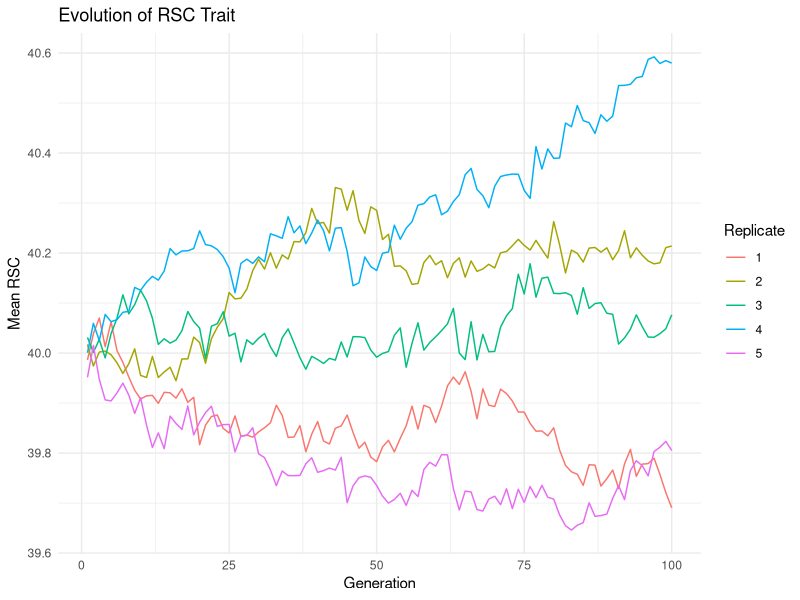
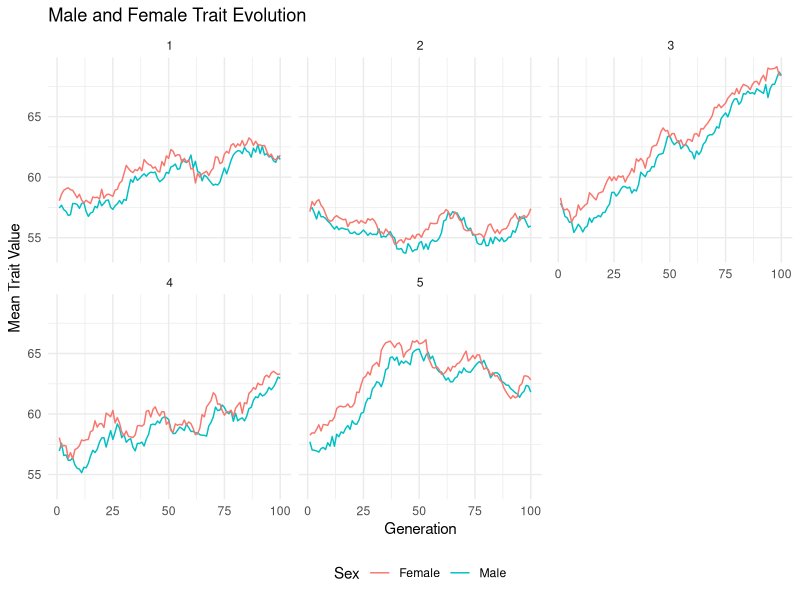
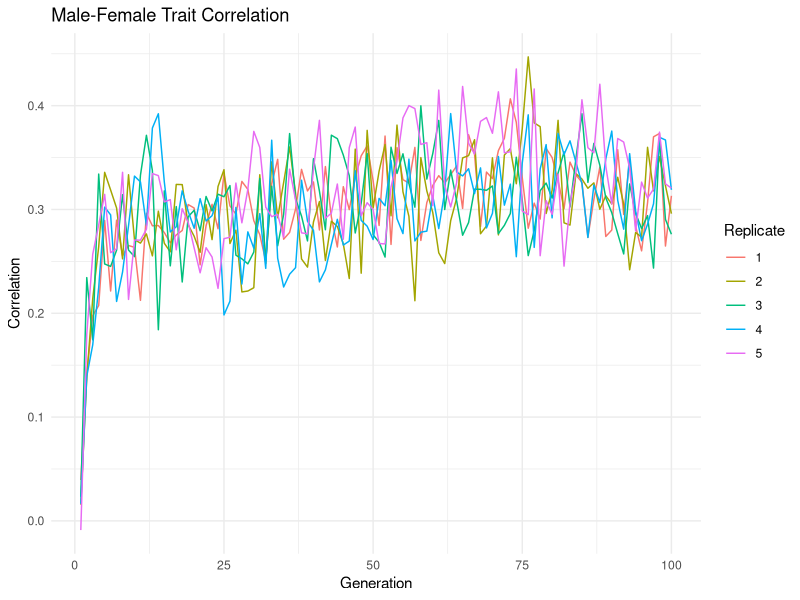

The R script that drew these images, in order:
# Load required libraries
library(ggplot2)
library(dplyr)
library(tidyr)

# Check if the file exists
if (!file.exists("test_simulation_results.csv")) {
  stop("Error: test_simulation_results.csv not found in the current directory")
}

# Read the data
simulation_data <- read.csv("test_simulation_results.csv")

# Print the structure of the data to verify it loaded correctly
print("Data structure:")
str(simulation_data)

# Create plots directory if it doesn't exist
dir.create("plots", showWarnings = FALSE)

# 1. Plot Mean RSC over generations
p1 <- ggplot(simulation_data, aes(x=Generation, y=MeanRSC, color=factor(Rep))) +
  geom_line() +
  theme_minimal() +
  labs(title="Evolution of RSC Trait",
       x="Generation",
       y="Mean RSC",
       color="Replicate") +
  theme(legend.position="right")
ggsave("plots/rsc_evolution.png", p1, width=10, height=6)

# 2. Plot Male and Female trait means
p2 <- ggplot(simulation_data, aes(x=Generation)) +
  geom_line(aes(y=MeanMale, color="Male")) +
  geom_line(aes(y=MeanFemale, color="Female")) +
  facet_wrap(~Rep) +
  theme_minimal() +
  labs(title="Male and Female Trait Evolution",
       x="Generation",
       y="Mean Trait Value",
       color="Sex") +
  theme(legend.position="bottom")
ggsave("plots/trait_evolution.png", p2, width=12, height=8)

# 3. Plot correlation between male and female traits
p3 <- ggplot(simulation_data, aes(x=Generation, y=cor, color=factor(Rep))) +
  geom_line() +
  theme_minimal() +
  labs(title="Male-Female Trait Correlation",
       x="Generation",
       y="Correlation",
       color="Replicate") +
  theme(legend.position="right")
ggsave("plots/trait_correlation.png", p3, width=10, height=6)

# 4. Create summary statistics
summary_stats <- simulation_data %>%
  group_by(Rep) %>%
  summarize(
    mean_rsc = mean(MeanRSC),
    final_rsc = last(MeanRSC),
    mean_correlation = mean(cor),
    mean_male_trait = mean(MeanMale),
    mean_female_trait = mean(MeanFemale)
  )

# Save summary statistics
write.csv(summary_stats, "plots/summary_statistics.csv", row.names=FALSE)

print("Plots have been saved in the 'plots' directory")